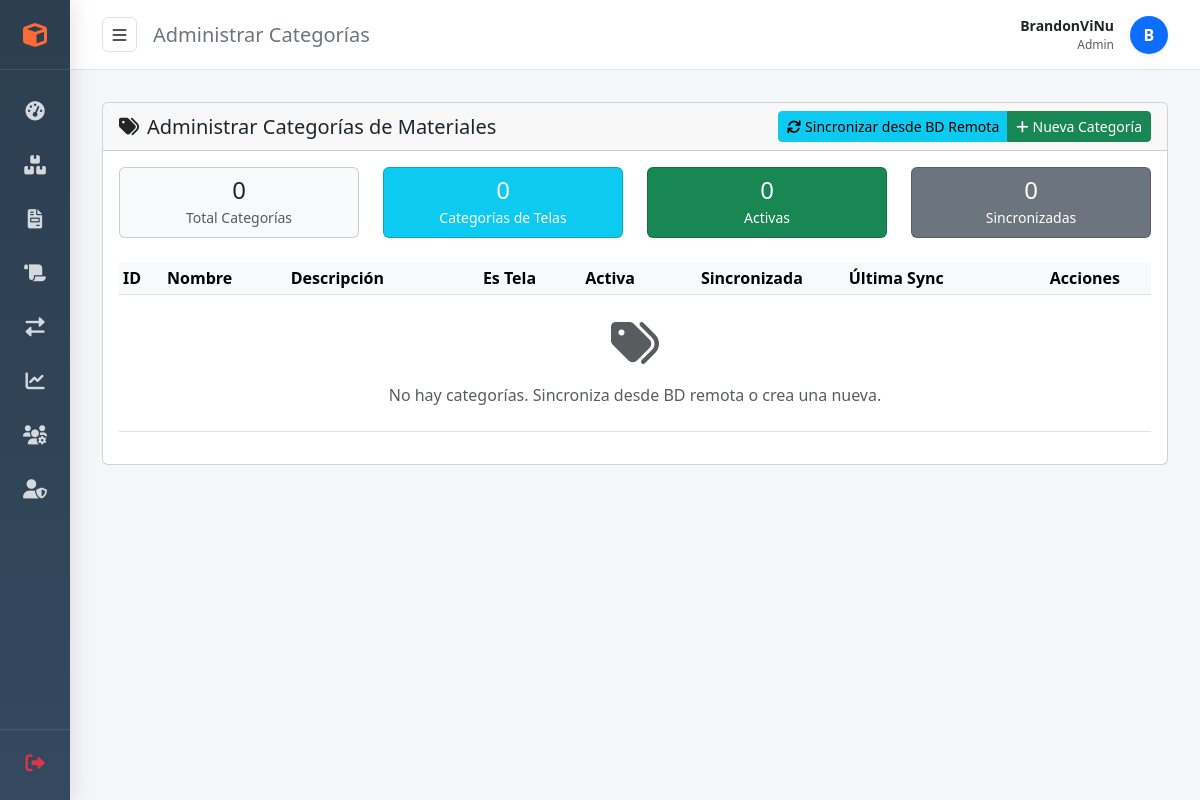
The app's page /admin/categories (signed in) with its own data.
### models.py (models this page shows, shortened)
class User(UserMixin, db.Model):
    id = db.Column(db.Integer, primary_key=True)
    username = db.Column(db.String(80), unique=True, nullable=False)
    email = db.Column(db.String(120), unique=True, nullable=False)
    password_hash = db.Column(db.String(120), nullable=False)
    role = db.Column(db.String(50), nullable=False, default='requisitador')
    department = db.Column(db.String(100), nullable=True)
    is_leader = db.Column(db.Boolean, default=False)
    is_verified = db.Column(db.Boolean, default=False)
    verified_at = db.Column(db.DateTime)
    created_at = db.Column(db.DateTime, default=datetime.utcnow)

### app.py (the view)
@app.route('/admin/categories')
@login_required
@role_required('admin')
def admin_categories():
    categories = Category.query.order_by(Category.name).all()
    return render_template('admin_categories.html', categories=categories)

### app.py (called while the page is built, shortened)
@app.context_processor
def inject_globals():
    try:
        active_depts = Department.query.filter_by(is_active=True).order_by(Department.name).all()
        departments = active_depts if active_depts else DEPARTMENTS_STATIC
    except Exception:
        departments = DEPARTMENTS_STATIC
    try:
        categories = Category.query.filter_by(is_active=True).order_by(Category.name).all()
    except:
        categories = []
    try:
        units = Unit.query.filter_by(is_active=True).order_by(Unit.name).all()
    except:
        units = []
    return {
        'moment': datetime,
        'now': datetime.utcnow(),
        'departments': departments,
        'categories': categories,
        'units': units
    }

@login_manager.user_loader
def load_user(user_id):
    return User.query.get(int(user_id))

@app.context_processor
def inject_datetime():
    return {
        'moment': datetime,
        'now': datetime.utcnow()
    }

def role_required(*roles):
    def deco(f):
        @wraps(f)
        def wrapper(*a, **kw):
            if not current_user.is_authenticated or current_user.role not in roles:
                flash('Permisos insuficientes')
                return redirect(url_for('dashboard'))
            return f(*a, **kw)
        return wrapper
    return deco

@app.context_processor
def inject_permissions():
    return dict(has_perm=lambda p: has_perm(current_user, p))

@app.after_request
def cleanup_temp_files(response):
    try:
        upload_folder = app.config['UPLOAD_FOLDER']
        if os.path.exists(upload_folder):
            now = datetime.now()
    except:
        pass
    return response

### templates/admin_categories.html (shortened to what this page needs)
{% extends "base.html" %}
{% block page_title %}Administrar Categorías{% endblock %}
{% block content %}
<div class="row">
    <div class="col-12">
        <div class="card">
            <div class="card-header d-flex justify-content-between align-items-center">
                <h5 class="mb-0"><i class="fas fa-tags me-2"></i>Administrar Categorías de Materiales</h5>
                <div class="btn-group">
                    <button class="btn btn-info btn-sm" onclick="syncCategories()" id="syncBtn">
                        <i class="fas fa-sync me-1"></i>Sincronizar desde BD Remota
                    </button>
                    <button class="btn btn-success btn-sm" data-bs-toggle="modal" data-bs-target="#addCategoryModal">
                        <i class="fas fa-plus me-1"></i>Nueva Categoría
                    </button>
                </div>
            </div>
            <div class="card-body">
                <div class="row mb-4">
                    <div class="col-md-3">
                        <div class="card bg-light text-center">
                            <div class="card-body py-2">
                                <h4 class="mb-0">{{ categories|length }}</h4>
                                <small class="text-muted">Total Categorías</small>
                            </div>
                        </div>
                    </div>
                    <div class="col-md-3">
                        <div class="card bg-info text-white text-center">
                            <div class="card-body py-2">
                                <h4 class="mb-0">{{ categories|selectattr('is_fabric')|list|length }}</h4>
                                <small>Categorías de Telas</small>
                            </div>
                        </div>
                    </div>
                    <div class="col-md-3">
                        <div class="card bg-success text-white text-center">
                            <div class="card-body py-2">
                                <h4 class="mb-0">{{ categories|selectattr('is_active')|list|length }}</h4>
                                <small>Activas</small>
                            </div>
                        </div>
                    </div>
                    <div class="col-md-3">
                        <div class="card bg-secondary text-white text-center">
                            <div class="card-body py-2">
                                <h4 class="mb-0">{{ categories|selectattr('remote_id')|list|length }}</h4>
                                <small>Sincronizadas</small>
                            </div>
                        </div>
                    </div>
                </div>
                <div class="table-responsive">
                    <table class="table table-hover table-sm">
                        <thead class="table-light">
                            <tr>
                                <th>ID</th>
                                <th>Nombre</th>
                                <th>Descripción</th>
                                <th class="text-center">Es Tela</th>
                                <th class="text-center">Activa</th>
                                <th class="text-center">Sincronizada</th>
                                <th>Última Sync</th>
                                <th class="text-center">Acciones</th>
                            </tr>
                        </thead>
                        <tbody>
                            {% for cat in categories %}
                            <tr>
                                <td><code>{{ cat.id }}</code></td>
                                <td><strong>{{ cat.name }}</strong></td>
                                <td>{{ cat.description or '-' }}</td>
                                <td class="text-center">
                                    {% if cat.is_fabric %}
                                    <i class="fas fa-check-circle text-info" title="Es categoría de telas"></i>
                                    {% else %}
                                    <i class="fas fa-times-circle text-muted"></i>
                                    {% endif %}
                                </td>
                                <td class="text-center">
                                    {% if cat.is_active %}
                                    <span class="badge bg-success">Activa</span>
                                    {% else %}
                                    <span class="badge bg-secondary">Inactiva</span>
                                    {% endif %}
                                </td>
                                <td class="text-center">
                                    {% if cat.remote_id %}
                                    <span class="badge bg-info" title="ID Remoto: {{ cat.remote_id }}">
                                        <i class="fas fa-cloud me-1"></i>{{ cat.remote_id }}
                                    </span>
                                    {% else %}
                                    <span class="badge bg-warning">Local</span>
                                    {% endif %}
                                </td>
                                <td>
                                    {% if cat.synced_at %}
                                    <small class="text-muted">{{ cat.synced_at.strftime('%d/%m/%Y %H:%M') }}</small>
                                    {% else %}
                                    <small class="text-muted">-</small>
                                    {% endif %}
                                </td>
                                <td class="text-center">
                                    <div class="btn-group btn-group-sm">
                                        <button class="btn btn-outline-warning"
                                            onclick="editCategory({{ cat.id }}, '{{ cat.name }}', '{{ cat.description or '' }}', {{ cat.is_fabric|lower }}, {{ cat.is_active|lower }})"
                                            title="Editar">
                                            <i class="fas fa-edit"></i>
                                        </button>
                                        <button class="btn btn-outline-{{ 'danger' if cat.is_active else 'success' }}"
                                            onclick="toggleCategory({{ cat.id }})"
                                            title="{{ 'Desactivar' if cat.is_active else 'Activar' }}">
                                            <i class="fas fa-{{ 'ban' if cat.is_active else 'check' }}"></i>
                                        </button>
                                        {% if not cat.remote_id %}
                                        <button class="btn btn-outline-danger" onclick="deleteCategory({{ cat.id }})"
                                            title="Eliminar">
                                            <i class="fas fa-trash"></i>
                                        </button>
                                        {% endif %}
                                    </div>
                                </td>
                            </tr>
                            {% else %}
                            <tr>
                                <td colspan="8" class="text-center text-muted py-4">
                                    <i class="fas fa-tags fa-3x mb-3 d-block"></i>
                                    No hay categorías. Sincroniza desde BD remota o crea una nueva.
                                </td>
                            </tr>
                            {% endfor %}
                        </tbody>
                    </table>
                </div>
            </div>
        </div>
    </div>
</div>
{% endblock %}

### templates/base.html (shortened to what this page needs)
<!DOCTYPE html>
<html lang="es">
<head>
    <link href="https://cdn.jsdelivr.net/npm/bootstrap@5.3.0/dist/css/bootstrap.min.css" rel="stylesheet">
    <link href="https://cdnjs.cloudflare.com/ajax/libs/font-awesome/6.0.0/css/all.min.css" rel="stylesheet">
</head>
<body>
    {% if current_user.is_authenticated %}
    <div class="sidebar" id="sidebar">
        <div class="logo">
            <div class="logo-icon">
                <i class="fas fa-cube"></i>
            </div>
        </div>
        <div class="nav-group">
            <a class="nav-link" href="{{ url_for('dashboard') }}" title="Dashboard">
                <i class="fas fa-tachometer-alt"></i><span>Dashboard</span>
            </a>
            <a class="nav-link" href="{{ url_for('materials') }}" title="Materiales">
                <i class="fas fa-boxes"></i><span>Materiales</span>
            </a>
            <a class="nav-link" href="{{ url_for('requests') }}" title="Requisiciones">
                <i class="fas fa-file-invoice"></i><span>Requisiciones</span>
            </a>
            <a class="nav-link" href="{{ url_for('fabric_rolls') }}" title="Rollos de Tela">
                <i class="fas fa-scroll"></i><span>Rollos de Tela</span>
            </a>
            <a class="nav-link" href="{{ url_for('stock_movements') }}" title="Movimientos">
                <i class="fas fa-exchange-alt"></i><span>Movimientos</span>
            </a>
            {% if current_user.role != 'requisitador' %}
            <a class="nav-link" href="{{ url_for('reports') }}" title="Reportes">
                <i class="fas fa-chart-line"></i><span>Reportes</span>
            </a>
            {% endif %}
            {% if current_user.is_leader %}
            <a class="nav-link" href="{{ url_for('leader_dashboard') }}" title="Panel Líder">
                <i class="fas fa-users-cog"></i><span>Panel Líder</span>
            </a>
            {% endif %}
            {% if current_user.role == 'admin' %}
            <a class="nav-link {{ 'active' if request.path.startswith('/admin/users-and-codes') else '' }}"
                href="{{ url_for('admin_users_and_codes') }}" title="Usuarios & Códigos">
                <i class="fas fa-user-shield"></i><span>Usuarios & Códigos</span>
            </a>
            {% endif %}
        </div>
        <div class="sidebar-footer">
            <a class="nav-link" href="{{ url_for('logout') }}" title="Cerrar Sesión">
                <i class="fas fa-sign-out-alt text-danger"></i><span>Cerrar Sesión</span>
            </a>
        </div>
    </div>
    <div class="main-content" id="mainContent">
        <div class="top-navbar">
            <div class="d-flex align-items-center">
                <button class="toggle-btn me-3" id="toggleSidebar">
                    <i class="fas fa-bars"></i>
                </button>
                <h5 class="mb-0 text-secondary">{% block page_title %}Dashboard{% endblock %}</h5>
            </div>
            <div class="ms-auto user-menu">
                <div class="text-end d-none d-md-block">
                    <div class="fw-bold small mb-0">{{ current_user.username }}</div>
                    <div class="text-muted small" style="font-size: 0.75rem;">{{ current_user.role|title }}</div>
                </div>
                <div class="rounded-circle bg-primary text-white d-flex align-items-center justify-content-center fw-bold shadow-sm"
                    style="width: 38px; height: 38px;">
                    {{ current_user.username[0].upper() }}
                </div>
            </div>
        </div>
        <div class="content-area">
            {% block content %}{% endblock %}
        </div>
    </div>
    {% else %}
    {% block login_content %}{% endblock %}
    {% endif %}
</body>
</html>

### templates/base.html (style rules this page uses)
:root { --primary-color: #ff6b35; --primary-dark: #e55a2b; --primary-light: #ff8554; --secondary-color: #ff9558; --accent-color: #ffc93c; --success-color: #27ae60; --warning-color: #f39c12; --danger-color: #e74c3c; --dark-bg: #2c2c2c; --light-bg: #f8f9fa; --sidebar-width: 280px; --sidebar-collapsed: 70px; }
* { margin: 0; padding: 0; box-sizing: border-box; }
body { font-family: 'Segoe UI', Tahoma, Geneva, Verdana, sans-serif; background-color: var(--light-bg); overflow-x: hidden; }
.sidebar { position: fixed; top: 0; left: 0; height: 100vh; width: var(--sidebar-collapsed); background: linear-gradient(180deg, #2c3e50 0%, #34495e 100%); color: white; z-index: 1000; transition: width 0.3s cubic-bezier(0.4, 0, 0.2, 1); box-shadow: 4px 0 20px rgba(0, 0, 0, 0.1); display: flex; flex-direction: column; overflow-x: hidden; }
.sidebar .logo { height: 70px; min-height: 70px; display: flex; align-items: center; border-bottom: 1px solid rgba(255, 255, 255, 0.1); padding: 0; overflow: hidden; white-space: nowrap; }
.sidebar .logo-icon { width: var(--sidebar-collapsed); min-width: var(--sidebar-collapsed); display: flex; justify-content: center; align-items: center; font-size: 1.5rem; color: var(--primary-color); }
.sidebar .nav-group { flex: 1; overflow-y: auto; overflow-x: hidden; padding-top: 1rem; }
.sidebar .nav-link { display: flex; align-items: center; color: rgba(255, 255, 255, 0.8); height: 50px; text-decoration: none; transition: all 0.2s; position: relative; white-space: nowrap; margin-bottom: 4px; }
.sidebar .nav-link i { width: var(--sidebar-collapsed); min-width: var(--sidebar-collapsed); display: flex; justify-content: center; align-items: center; font-size: 1.2rem; transition: transform 0.2s; }
.sidebar-footer { border-top: 1px solid rgba(255, 255, 255, 0.1); padding: 0.5rem 0; }
.main-content { margin-left: var(--sidebar-collapsed); min-height: 100vh; transition: margin-left 0.3s cubic-bezier(0.4, 0, 0.2, 1); background-color: #f4f6f9; display: flex; flex-direction: column; }
.top-navbar { height: 70px; background: white; border-bottom: 1px solid #dee2e6; display: flex; align-items: center; padding: 0 2rem; position: sticky; top: 0; z-index: 900; }
.toggle-btn { background: transparent; border: 1px solid #dee2e6; color: #555; width: 35px; height: 35px; border-radius: 6px; display: flex; align-items: center; justify-content: center; cursor: pointer; transition: all 0.2s; }
.content-area { padding: 2rem; flex: 1; }
.user-menu { display: flex; align-items: center; gap: 1rem; }

### records on screen
User: username "BrandonViNu", role "Admin", username "B"

### other values on screen
{{ categories|length }} "0"
{{ categories|selectattr('is_fabric')|list|length }} "0"
{{ categories|selectattr('is_active')|list|length }} "0"
{{ categories|selectattr('remote_id')|list|length }} "0"
